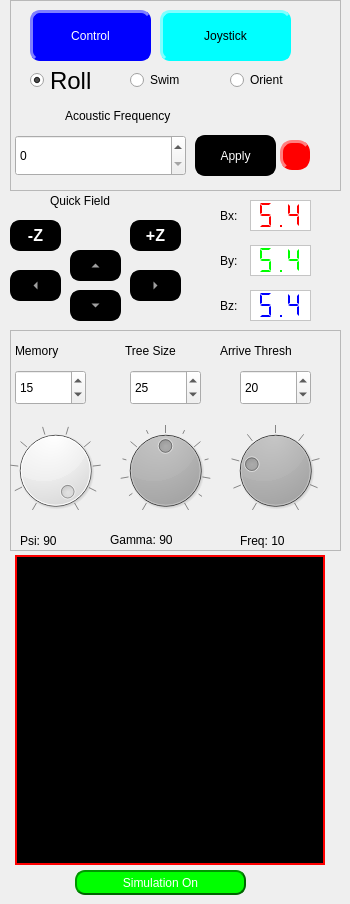
       <widget class="QWidget" name="control_tab">
        <attribute name="title">
         <string>Control</string>
        </attribute>
        <widget class="QLabel" name="magneticfieldsimlabel">
         <property name="geometry">
          <rect>
           <x>15</x>
           <y>555</y>
           <width>310</width>
           <height>310</height>
          </rect>
         </property>
         <property name="styleSheet">
          <string notr="true">background-color: rgb(0,0,0); border:2px solid rgb(255, 0, 0); </string>
         </property>
         <property name="text">
          <string/>
         </property>
        </widget>
        <widget class="QPushButton" name="simulationbutton">
         <property name="geometry">
          <rect>
           <x>75</x>
           <y>870</y>
           <width>171</width>
           <height>25</height>
          </rect>
         </property>
         <property name="styleSheet">
          <string notr="true">QPushButton {
                color: rgb(255, 255, 255);
                background-color: rgb(0, 255, 0);
                border-style: outset;
                border-width: 2px;
                border-radius: 10px;
                border-color: rgb(0, 100, 0);
                min-width: 1em;
                padding: 2px;
            }
      
            QPushButton:checked {
                color: rgb(255, 255, 255);
                background-color: rgb(255, 100, 0);
                border-style: inset;
                border-width: 2px;
                border-radius: 10px;
                border-color: rgb(255, 0, 0);
                font: bold 16px;
                min-width: 1em;

               
            }
            QPushButton:hover {
                background-color: rgb(100, 100, 100);
                color: rgb(255, 255, 255);
                border-color: rgb(100, 100, 100);
                padding-left: 5px;
                padding-top: 5px;
            }</string>
         </property>
         <property name="text">
          <string>Simulation On</string>
         </property>
         <property name="checkable">
          <bool>true</bool>
         </property>
        </widget>
        <widget class="QLabel" name="bxlabel">
         <property name="geometry">
          <rect>
           <x>220</x>
           <y>195</y>
           <width>121</width>
           <height>41</height>
          </rect>
         </property>
         <property name="text">
          <string>Bx:                 mT</string>
         </property>
        </widget>
        <widget class="QLabel" name="bylabel">
         <property name="geometry">
          <rect>
           <x>220</x>
           <y>240</y>
           <width>121</width>
           <height>41</height>
          </rect>
         </property>
         <property name="text">
          <string>By:                 mT</string>
         </property>
        </widget>
        <widget class="QLabel" name="bzlabel">
         <property name="geometry">
          <rect>
           <x>220</x>
           <y>285</y>
           <width>121</width>
           <height>41</height>
          </rect>
         </property>
         <property name="text">
          <string>Bz:                 mT</string>
         </property>
        </widget>
        <widget class="QToolButton" name="leftfieldbutton">
         <property name="geometry">
          <rect>
           <x>10</x>
           <y>270</y>
           <width>51</width>
           <height>31</height>
          </rect>
         </property>
         <property name="styleSheet">
          <string notr="true">QToolButton {
                color: rgb(255, 255, 255);
                background-color: rgb(0, 0, 0);
                border-style: outset;
                border-width: px;
                border-radius: 10px;
                border: 2px solid rgb(0, 0, 0);
                font: bold 16px;
                min-width: 1em;
                padding: 1px;
            }
            QToolButton:hover {
                background-color: rgb(100, 100, 100);
                color: rgb(255, 255, 255);
                border: 2px solid rgb(0, 255, 0);
            }
            QToolButton:checked {
                background-color: rgb(100, 100, 100);
                border: 2px solid rgb(255, 0, 0);
                border-style: inset;
                padding-left: 5px;
                padding-top: 5px;
            }</string>
         </property>
         <property name="text">
          <string>...</string>
         </property>
         <property name="checkable">
          <bool>true</bool>
         </property>
         <property name="autoRepeat">
          <bool>false</bool>
         </property>
         <property name="autoRepeatInterval">
          <number>1</number>
         </property>
         <property name="arrowType">
          <enum>Qt::LeftArrow</enum>
         </property>
        </widget>
        <widget class="QToolButton" name="rightfieldbutton">
         <property name="geometry">
          <rect>
           <x>130</x>
           <y>270</y>
           <width>51</width>
           <height>31</height>
          </rect>
         </property>
         <property name="styleSheet">
          <string notr="true">QToolButton {
                color: rgb(255, 255, 255);
                background-color: rgb(0, 0, 0);
                border-style: outset;
                border-width: px;
                border-radius: 10px;
                border: 2px solid rgb(0, 0, 0);
                font: bold 16px;
                min-width: 1em;
                padding: 1px;
            }
            QToolButton:hover {
                background-color: rgb(100, 100, 100);
                color: rgb(255, 255, 255);
                border: 2px solid rgb(0, 255, 0);
            }
            QToolButton:checked {
                background-color: rgb(100, 100, 100);
                border: 2px solid rgb(255, 0, 0);
                border-style: inset;
                padding-left: 5px;
                padding-top: 5px;
            }</string>
         </property>
         <property name="text">
          <string>...</string>
         </property>
         <property name="checkable">
          <bool>true</bool>
         </property>
         <property name="autoRepeat">
          <bool>false</bool>
         </property>
         <property name="autoRepeatInterval">
          <number>1</number>
         </property>
         <property name="arrowType">
          <enum>Qt::RightArrow</enum>
         </property>
        </widget>
        <widget class="QToolButton" name="downfieldbutton">
         <property name="geometry">
          <rect>
           <x>70</x>
           <y>290</y>
           <width>51</width>
           <height>31</height>
          </rect>
         </property>
         <property name="styleSheet">
          <string notr="true">QToolButton {
                color: rgb(255, 255, 255);
                background-color: rgb(0, 0, 0);
                border-style: outset;
                border-width: px;
                border-radius: 10px;
                border: 2px solid rgb(0, 0, 0);
                font: bold 16px;
                min-width: 1em;
                padding: 1px;
            }
            QToolButton:hover {
                background-color: rgb(100, 100, 100);
                color: rgb(255, 255, 255);
                border: 2px solid rgb(0, 255, 0);
            }
            QToolButton:checked {
                background-color: rgb(100, 100, 100);
                border: 2px solid rgb(255, 0, 0);
                border-style: inset;
                padding-left: 5px;
                padding-top: 5px;
            }</string>
         </property>
         <property name="text">
          <string>...</string>
         </property>
         <property name="checkable">
          <bool>true</bool>
         </property>
         <property name="autoRepeat">
          <bool>false</bool>
         </property>
         <property name="autoRepeatInterval">
          <number>1</number>
         </property>
         <property name="arrowType">
          <enum>Qt::DownArrow</enum>
         </property>
        </widget>
        <widget class="QToolButton" name="upfieldbutton">
         <property name="geometry">
          <rect>
           <x>70</x>
           <y>250</y>
           <width>51</width>
           <height>31</height>
          </rect>
         </property>
         <property name="styleSheet">
          <string notr="true">QToolButton {
                color: rgb(255, 255, 255);
                background-color: rgb(0, 0, 0);
                border-style: outset;
                border-width: px;
                border-radius: 10px;
                border: 2px solid rgb(0, 0, 0);
                font: bold 16px;
                min-width: 1em;
                padding: 1px;
            }
		   
            QToolButton:hover {
                background-color: rgb(100, 100, 100);
                color: rgb(255, 255, 255);
                border: 2px solid rgb(0, 255, 0);
            }

            QToolButton:checked {
                background-color: rgb(100, 100, 100);
                border: 2px solid rgb(255, 0, 0);
                border-style: inset;
                padding-left: 5px;
                padding-top: 5px;
            }</string>
         </property>
         <property name="text">
          <string>...</string>
         </property>
         <property name="checkable">
          <bool>true</bool>
         </property>
         <property name="checked">
          <bool>false</bool>
         </property>
         <property name="autoRepeat">
          <bool>false</bool>
         </property>
         <property name="autoRepeatInterval">
          <number>1</number>
         </property>
         <property name="arrowType">
          <enum>Qt::UpArrow</enum>
         </property>
        </widget>
        <widget class="QLabel" name="quickfieldlabel">
         <property name="geometry">
          <rect>
           <x>50</x>
           <y>190</y>
           <width>101</width>
           <height>21</height>
          </rect>
         </property>
         <property name="text">
          <string>Quick Field</string>
         </property>
        </widget>
        <widget class="QFrame" name="controlparamsframe">
         <property name="geometry">
          <rect>
           <x>10</x>
           <y>330</y>
           <width>331</width>
           <height>221</height>
          </rect>
         </property>
         <property name="styleSheet">
          <string notr="true"/>
         </property>
         <property name="frameShape">
          <enum>QFrame::StyledPanel</enum>
         </property>
         <property name="frameShadow">
          <enum>QFrame::Raised</enum>
         </property>
         <widget class="QLabel" name="rollingfrequencylabel">
          <property name="geometry">
           <rect>
            <x>230</x>
            <y>200</y>
            <width>81</width>
            <height>21</height>
           </rect>
          </property>
          <property name="text">
           <string>Freq: 10</string>
          </property>
         </widget>
         <widget class="QSpinBox" name="RRTtreesizebox">
          <property name="geometry">
           <rect>
            <x>120</x>
            <y>40</y>
            <width>71</width>
            <height>35</height>
           </rect>
          </property>
          <property name="minimum">
           <number>1</number>
          </property>
          <property name="maximum">
           <number>100</number>
          </property>
          <property name="value">
           <number>25</number>
          </property>
         </widget>
         <widget class="QDial" name="psidial">
          <property name="geometry">
           <rect>
            <x>0</x>
            <y>90</y>
            <width>91</width>
            <height>101</height>
           </rect>
          </property>
          <property name="styleSheet">
           <string notr="true">QDial
    {
        background-color:QLinearGradient( 
            x1: 0.177, y1: 0.004, x2: 0.831, y2: 0.911, 
            stop: 0 white, 
            stop: 0.061 white, 
            stop: 0.066 lightgray, 
            stop: 0.5 #242424, 
            stop: 0.505 #000000,
            stop: 0.827 #040404,
            stop: 0.966 #292929,
            stop: 0.983 #2e2e2e
        );
    }</string>
          </property>
          <property name="minimum">
           <number>1</number>
          </property>
          <property name="maximum">
           <number>90</number>
          </property>
          <property name="singleStep">
           <number>5</number>
          </property>
          <property name="value">
           <number>90</number>
          </property>
          <property name="notchTarget">
           <double>10.000000000000000</double>
          </property>
          <property name="notchesVisible">
           <bool>true</bool>
          </property>
         </widget>
         <widget class="QLabel" name="memorylabel">
          <property name="geometry">
           <rect>
            <x>5</x>
            <y>10</y>
            <width>71</width>
            <height>21</height>
           </rect>
          </property>
          <property name="text">
           <string>Memory</string>
          </property>
         </widget>
         <widget class="QLabel" name="RRTtreesizelabel">
          <property name="geometry">
           <rect>
            <x>115</x>
            <y>10</y>
            <width>81</width>
            <height>21</height>
           </rect>
          </property>
          <property name="text">
           <string>Tree Size</string>
          </property>
         </widget>
         <widget class="QLabel" name="arrivalthreshlabel">
          <property name="geometry">
           <rect>
            <x>210</x>
            <y>10</y>
            <width>111</width>
            <height>21</height>
           </rect>
          </property>
          <property name="text">
           <string>Arrive Thresh</string>
          </property>
         </widget>
         <widget class="QLabel" name="gammalabel">
          <property name="geometry">
           <rect>
            <x>100</x>
            <y>200</y>
            <width>101</width>
            <height>20</height>
           </rect>
          </property>
          <property name="text">
           <string>Gamma: 90</string>
          </property>
         </widget>
         <widget class="QLabel" name="psilabel">
          <property name="geometry">
           <rect>
            <x>10</x>
            <y>200</y>
            <width>71</width>
            <height>21</height>
           </rect>
          </property>
          <property name="text">
           <string>Psi: 90</string>
          </property>
         </widget>
         <widget class="QDial" name="magneticfrequencydial">
          <property name="geometry">
           <rect>
            <x>220</x>
            <y>90</y>
            <width>91</width>
            <height>101</height>
           </rect>
          </property>
          <property name="font">
           <font>
            <family>Arial</family>
            <pointsize>18</pointsize>
            <italic>false</italic>
            <bold>false</bold>
           </font>
          </property>
          <property name="styleSheet">
           <string notr="true">QDial {
    background-color: qconicalgradient(cx:0.5, cy:0.5, angle:90, stop:0 #1a5276, stop:0.3 #2980b9, stop:0.7 #3498db, stop:1 #1a5276);
    border: 2px solid #1a5276;
    padding: 5px;
}

QDial::handle {
    background-color: qconicalgradient(cx:0.5, cy:0.5, angle:90, stop:0 #f39c12, stop:0.3 #f1c40f, stop:0.7 #f39c12, stop:1 #f1c40f);
    border: 2px solid #e67e22;
    width: 20px;
    height: 20px;
    border-radius: 10px;
    margin: -5px;
}
</string>
          </property>
          <property name="maximum">
           <number>40</number>
          </property>
          <property name="singleStep">
           <number>1</number>
          </property>
          <property name="pageStep">
           <number>1</number>
          </property>
          <property name="value">
           <number>10</number>
          </property>
          <property name="orientation">
           <enum>Qt::Horizontal</enum>
          </property>
          <property name="wrapping">
           <bool>false</bool>
          </property>
          <property name="notchTarget">
           <double>10.000000000000000</double>
          </property>
          <property name="notchesVisible">
           <bool>true</bool>
          </property>
         </widget>
         <widget class="QDial" name="gammadial">
          <property name="geometry">
           <rect>
            <x>110</x>
            <y>90</y>
            <width>91</width>
            <height>101</height>
           </rect>
          </property>
          <property name="font">
           <font>
            <family>Arial</family>
            <pointsize>18</pointsize>
            <italic>false</italic>
            <bold>false</bold>
           </font>
          </property>
          <property name="styleSheet">
           <string notr="true">QDial {
    background-color: qconicalgradient(cx:0.5, cy:0.5, angle:90, stop:0 #1a5276, stop:0.3 #2980b9, stop:0.7 #3498db, stop:1 #1a5276);
    border: 2px solid #1a5276;
    padding: 5px;
}

QDial::handle {
    background-color: qconicalgradient(cx:0.5, cy:0.5, angle:90, stop:0 #f39c12, stop:0.3 #f1c40f, stop:0.7 #f39c12, stop:1 #f1c40f);
    border: 2px solid #e67e22;
    width: 20px;
    height: 20px;
    border-radius: 10px;
    margin: -5px;
}
</string>
          </property>
          <property name="maximum">
           <number>180</number>
          </property>
          <property name="singleStep">
           <number>5</number>
          </property>
          <property name="pageStep">
           <number>10</number>
          </property>
          <property name="value">
           <number>90</number>
          </property>
          <property name="orientation">
           <enum>Qt::Horizontal</enum>
          </property>
          <property name="wrapping">
           <bool>false</bool>
          </property>
          <property name="notchTarget">
           <double>10.000000000000000</double>
          </property>
          <property name="notchesVisible">
           <bool>true</bool>
          </property>
         </widget>
         <widget class="QSpinBox" name="arrivalthreshbox">
          <property name="geometry">
           <rect>
            <x>230</x>
            <y>40</y>
            <width>71</width>
            <height>35</height>
           </rect>
          </property>
          <property name="minimum">
           <number>1</number>
          </property>
          <property name="maximum">
           <number>100</number>
          </property>
          <property name="value">
           <number>20</number>
          </property>
         </widget>
         <widget class="QSpinBox" name="memorybox">
          <property name="geometry">
           <rect>
            <x>5</x>
            <y>40</y>
            <width>71</width>
            <height>35</height>
           </rect>
          </property>
          <property name="minimum">
           <number>1</number>
          </property>
          <property name="maximum">
           <number>100</number>
          </property>
          <property name="value">
           <number>15</number>
          </property>
         </widget>
        </widget>
        <widget class="QFrame" name="frame">
         <property name="geometry">
          <rect>
           <x>10</x>
           <y>0</y>
           <width>331</width>
           <height>191</height>
          </rect>
         </property>
         <property name="frameShape">
          <enum>QFrame::StyledPanel</enum>
         </property>
         <property name="frameShadow">
          <enum>QFrame::Raised</enum>
         </property>
         <widget class="QLabel" name="led">
          <property name="geometry">
           <rect>
            <x>270</x>
            <y>140</y>
            <width>30</width>
            <height>30</height>
           </rect>
          </property>
          <property name="styleSheet">
           <string notr="true">
                background-color: rgb(255, 0, 0);
                border-style: outset;
                border-width: 3px;
                border-radius: 12px;
                border-color: rgb(255, 0, 0);
         
                padding: 6px;</string>
          </property>
          <property name="text">
           <string/>
          </property>
         </widget>
         <widget class="QRadioButton" name="swimradio">
          <property name="geometry">
           <rect>
            <x>120</x>
            <y>70</y>
            <width>71</width>
            <height>20</height>
           </rect>
          </property>
          <property name="text">
           <string>Swim</string>
          </property>
         </widget>
         <widget class="QPushButton" name="applyacousticbutton">
          <property name="geometry">
           <rect>
            <x>185</x>
            <y>135</y>
            <width>81</width>
            <height>41</height>
           </rect>
          </property>
          <property name="styleSheet">
           <string notr="true">QPushButton {
                color: rgb(255, 255, 255);
                background-color: rgb(0, 0, 0);
                border-style: outset;
                border-width: 2px;
                border-radius: 10px;
                border-color: rgb(0, 0, 0);
                min-width: 1em;
                padding: 1px;
            }
            QPushButton:hover {
                background-color: rgb(100, 100, 100);
                color: rgb(0, 0, 0);
                border-style: inset;
            }

 		QPushButton:checked {
                color: rgb(255, 255, 255);
                background-color: rgb(255, 0, 0);
                border-style: outset;
                border-width: 2px;
                border-radius: 10px;
                border-color: rgb(200, 0, 0);
                min-width: 1em;
                padding: 1px;
}</string>
          </property>
          <property name="text">
           <string>Apply</string>
          </property>
          <property name="checkable">
           <bool>true</bool>
          </property>
         </widget>
         <widget class="QRadioButton" name="rollradio">
          <property name="geometry">
           <rect>
            <x>20</x>
            <y>70</y>
            <width>75</width>
            <height>21</height>
           </rect>
          </property>
          <property name="font">
           <font>
            <pointsize>18</pointsize>
            <italic>false</italic>
            <bold>false</bold>
           </font>
          </property>
          <property name="text">
           <string>Roll</string>
          </property>
          <property name="checked">
           <bool>true</bool>
          </property>
         </widget>
         <widget class="QPushButton" name="joystickbutton">
          <property name="geometry">
           <rect>
            <x>150</x>
            <y>10</y>
            <width>131</width>
            <height>51</height>
           </rect>
          </property>
          <property name="styleSheet">
           <string notr="true">QPushButton {
                color: rgb(0, 0, 0);
                background-color: rgb(0, 255, 255);
                border-style: outset;
                border-width: 3px;
                border-radius: 10px;
                border-color: rgb(0, 255, 255);
                min-width: 1em;
                padding: 6px;
            }
      
            QPushButton:checked {
                color: rgb(0, 0, 0);
                background-color: rgb(0, 200, 200);
                border-style: inset;
                border-width: 3px;
                border-radius: 10px;
                border-color: rgb(0, 200, 200);
                font: bold 16px;
                min-width: 1em;
			  padding-left: 5px;
                padding-top: 5px;
               
            }
            QPushButton:hover {
                background-color: rgb(100, 100, 100);
                color: rgb(255, 255, 255);
                border-color: rgb(100, 100, 100);
                padding-left: 5px;
                padding-top: 5px;
            }</string>
          </property>
          <property name="text">
           <string>Joystick</string>
          </property>
          <property name="checkable">
           <bool>true</bool>
          </property>
         </widget>
         <widget class="QPushButton" name="controlbutton">
          <property name="geometry">
           <rect>
            <x>20</x>
            <y>10</y>
            <width>121</width>
            <height>51</height>
           </rect>
          </property>
          <property name="styleSheet">
           <string notr="true">QPushButton {
                color: rgb(255, 255, 255);
                background-color: rgb(0, 0, 255);
                border-style: outset;
                border-width: 3px;
                border-radius: 10px;
                border-color: rgb(0, 0, 255);
                min-width: 1em;
                padding: 6px;
            }
      
            QPushButton:checked {
                color: rgb(255, 255, 255);
                background-color: rgb(255, 0, 0);
                border-style: inset;
                border-width: 3px;
                border-radius: 10px;
                border-color: rgb(255, 0, 0);
                font: bold 16px;
                min-width: 1em;
               
            }
            QPushButton:hover {
                background-color: rgb(100, 100, 100);
                color: rgb(255, 255, 255);
                border-color: rgb(0, 255, 0);
                padding-left: 5px;
                padding-top: 5px;
            }</string>
          </property>
          <property name="text">
           <string>Control</string>
          </property>
          <property name="checkable">
           <bool>true</bool>
          </property>
         </widget>
         <widget class="QRadioButton" name="orientradio">
          <property name="geometry">
           <rect>
            <x>220</x>
            <y>70</y>
            <width>71</width>
            <height>20</height>
           </rect>
          </property>
          <property name="text">
           <string>Orient</string>
          </property>
         </widget>
         <widget class="QSpinBox" name="acousticfreq_spinBox">
          <property name="geometry">
           <rect>
            <x>5</x>
            <y>135</y>
            <width>171</width>
            <height>41</height>
           </rect>
          </property>
          <property name="maximum">
           <number>3000000</number>
          </property>
         </widget>
         <widget class="QLabel" name="acousticfreqlabel">
          <property name="geometry">
           <rect>
            <x>55</x>
            <y>105</y>
            <width>181</width>
            <height>21</height>
           </rect>
          </property>
          <property name="text">
           <string>Acoustic Frequency</string>
          </property>
         </widget>
        </widget>
        <widget class="QToolButton" name="plusZbutton">
         <property name="geometry">
          <rect>
           <x>130</x>
           <y>220</y>
           <width>51</width>
           <height>31</height>
          </rect>
         </property>
         <property name="styleSheet">
          <string notr="true">QToolButton {
                color: rgb(255, 255, 255);
                background-color: rgb(0, 0, 0);
                border-style: outset;
                border-width: px;
                border-radius: 10px;
                border: 2px solid rgb(0, 0, 0);
                font: bold 16px;
                min-width: 1em;
                padding: 1px;
            }
            QToolButton:hover {
                background-color: rgb(100, 100, 100);
                color: rgb(255, 255, 255);
                border: 2px solid rgb(0, 255, 0);
            }
            QToolButton:checked {
                background-color: rgb(100, 100, 100);
                border: 2px solid rgb(255, 0, 0);
                border-style: inset;
                padding-left: 5px;
                padding-top: 5px;
            }</string>
         </property>
         <property name="text">
          <string>+Z</string>
         </property>
         <property name="checkable">
          <bool>true</bool>
         </property>
         <property name="autoRepeat">
          <bool>false</bool>
         </property>
         <property name="autoRepeatInterval">
          <number>1</number>
         </property>
         <property name="arrowType">
          <enum>Qt::NoArrow</enum>
         </property>
        </widget>
        <widget class="QToolButton" name="minusZbutton">
         <property name="geometry">
          <rect>
           <x>10</x>
           <y>220</y>
           <width>51</width>
           <height>31</height>
          </rect>
         </property>
         <property name="styleSheet">
          <string notr="true">QToolButton {
                color: rgb(255, 255, 255);
                background-color: rgb(0, 0, 0);
                border-style: outset;
                border-width: px;
                border-radius: 10px;
                border: 2px solid rgb(0, 0, 0);
                font: bold 16px;
                min-width: 1em;
                padding: 1px;
            }
            QToolButton:hover {
                background-color: rgb(100, 100, 100);
                color: rgb(255, 255, 255);
                border: 2px solid rgb(0, 255, 0);
            }
            QToolButton:checked {
                background-color: rgb(100, 100, 100);
                border: 2px solid rgb(255, 0, 0);
                border-style: inset;
                padding-left: 5px;
                padding-top: 5px;
            }</string>
         </property>
         <property name="text">
          <string>-Z</string>
         </property>
         <property name="checkable">
          <bool>true</bool>
         </property>
         <property name="autoRepeat">
          <bool>false</bool>
         </property>
         <property name="autoRepeatInterval">
          <number>1</number>
         </property>
         <property name="arrowType">
          <enum>Qt::NoArrow</enum>
         </property>
        </widget>
        <widget class="QLCDNumber" name="bxlcdnum">
         <property name="geometry">
          <rect>
           <x>250</x>
           <y>200</y>
           <width>61</width>
           <height>31</height>
          </rect>
         </property>
         <property name="font">
          <font>
           <pointsize>18</pointsize>
           <italic>false</italic>
           <bold>false</bold>
          </font>
         </property>
         <property name="styleSheet">
          <string notr="true">background-color: rgb(255,255,255); 
color: rgb(255,0,0);
</string>
         </property>
         <property name="frameShape">
          <enum>QFrame::StyledPanel</enum>
         </property>
         <property name="frameShadow">
          <enum>QFrame::Plain</enum>
         </property>
         <property name="lineWidth">
          <number>0</number>
         </property>
         <property name="midLineWidth">
          <number>1</number>
         </property>
         <property name="smallDecimalPoint">
          <bool>false</bool>
         </property>
         <property name="digitCount">
          <number>3</number>
         </property>
         <property name="mode">
          <enum>QLCDNumber::Dec</enum>
         </property>
         <property name="segmentStyle">
          <enum>QLCDNumber::Flat</enum>
         </property>
         <property name="value" stdset="0">
          <double>5.400000000000000</double>
         </property>
        </widget>
        <widget class="QLCDNumber" name="bylcdnum">
         <property name="geometry">
          <rect>
           <x>250</x>
           <y>245</y>
           <width>61</width>
           <height>31</height>
          </rect>
         </property>
         <property name="styleSheet">
          <string notr="true">background-color: rgb(255,255,255); 
color: rgb(0,255,0);</string>
         </property>
         <property name="frameShape">
          <enum>QFrame::StyledPanel</enum>
         </property>
         <property name="lineWidth">
          <number>2</number>
         </property>
         <property name="midLineWidth">
          <number>1</number>
         </property>
         <property name="digitCount">
          <number>3</number>
         </property>
         <property name="segmentStyle">
          <enum>QLCDNumber::Flat</enum>
         </property>
         <property name="value" stdset="0">
          <double>5.400000000000000</double>
         </property>
        </widget>
        <widget class="QLCDNumber" name="bzlcdnum">
         <property name="geometry">
          <rect>
           <x>250</x>
           <y>290</y>
           <width>61</width>
           <height>31</height>
          </rect>
         </property>
         <property name="layoutDirection">
          <enum>Qt::LeftToRight</enum>
         </property>
         <property name="autoFillBackground">
          <bool>false</bool>
         </property>
         <property name="styleSheet">
          <string notr="true">background-color: rgb(255,255,255); 
color: rgb(0,0,255);</string>
         </property>
         <property name="frameShape">
          <enum>QFrame::StyledPanel</enum>
         </property>
         <property name="lineWidth">
          <number>2</number>
         </property>
         <property name="midLineWidth">
          <number>1</number>
         </property>
         <property name="digitCount">
          <number>3</number>
         </property>
         <property name="segmentStyle">
          <enum>QLCDNumber::Flat</enum>
         </property>
         <property name="value" stdset="0">
          <double>5.400000000000000</double>
         </property>
        </widget>
       </widget>
